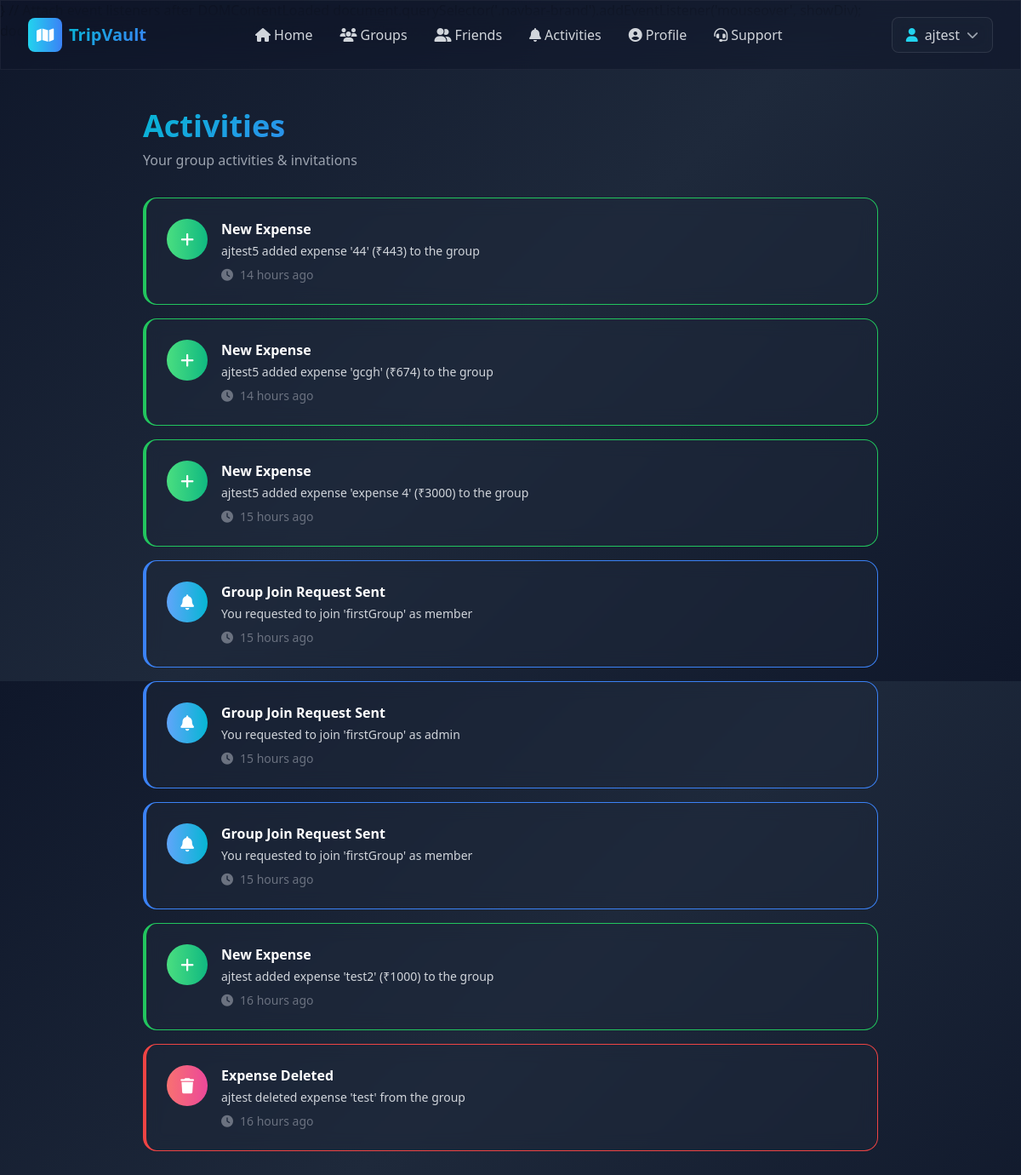
/user/notifications/ (signed in), run on the app's committed database.
### common/models.py (models this page shows, shortened)
class BaseModel(models.Model):
    created_at = models.DateTimeField(auto_now_add=True)
    updated_at = models.DateTimeField(auto_now=True)
    class Meta:
        abstract = True

class Notification(BaseModel):
    NOTIFICATION_TYPES = [
        ('expense_added', 'Expense Added'),
        ('expense_deleted', 'Expense Deleted'),
        ('group_request', 'Group Request'),
        ('other', 'Other'),
    ]
    user = models.ForeignKey('user.User', on_delete=models.CASCADE, related_name='notifications')
    title = models.CharField(max_length=100)
    message = models.TextField()
    notification_type = models.CharField(max_length=20, choices=NOTIFICATION_TYPES, default='other')
    metadata = models.JSONField(default=dict, blank=True)  # Store additional data like expense_id, etc.
    is_read = models.BooleanField(default=False)
    class Meta:
        ordering = ['-created_at']

### user/auth_views.py (the view, shortened to what this page needs)
# urls.py: path('notifications/', NotificationsView.as_view(), name='notifications'),
@method_decorator(login_required(login_url="/user/login/"), name="dispatch")
class NotificationsView(View):
    def get(self, request):
        user = request.user.user
        if not user:
            return redirect('login')
        from group_request import utils as group_request_utils
        from common.models import Notification
        Notification.objects.filter(user=user, is_read=False).update(is_read=True)
        pending_requests = group_request_utils.get_user_group_all_pending_request(user)
        from group_request import models as group_request_models
        group_request_models.UserGroupRequest.objects.filter(
            id__in=[req.id for req in pending_requests]
        ).update(is_seen=True)
        requests = []
        expense_notifications = Notification.objects.filter(user=user).select_related('user').order_by('-created_at')[:50]
        for notif in expense_notifications:
            r = {
                'id': notif.id,
                'title': notif.title,
                'message': notif.message,
                'notification_type': notif.notification_type,
                'time': common_utils.format_time_difference(notif.created_at),
                'type': 'activity',
                'is_read': notif.is_read,
                'created_at': notif.created_at,
            }
            requests.append(r)
        requests.sort(key=lambda x: x.get('created_at'), reverse=True)
        return render(request, "user/notifications.html", {"user": user, 'requests': requests})

### common/datetime_utils.py (called while the page is built)
def format_time_difference(created_at):
    now = datetime.now(timezone.utc)
    created_at_utc = created_at.astimezone(timezone.utc)
    difference = now - created_at_utc
    seconds = difference.total_seconds()
    minutes = seconds / 60
    hours = minutes / 60
    days = hours / 24
    if seconds < 60:
        return f"{_singular_or_plural(seconds, 'seconds')} ago"
    elif minutes < 60:
        return f"{_singular_or_plural(minutes, 'minutes')} ago"
    elif hours < 24:
        return f"{_singular_or_plural(hours, 'hours')} ago"
    else:
        return f"{_singular_or_plural(days, 'days')} ago"

def _singular_or_plural(count, unit):
    if int(count) == 1:
        return f"{int(count)} {unit[:-1]}"
    else:
        return f"{int(count)} {unit}"

### group_request/utils.py (called while the page is built)
def get_user_group_all_pending_request(user, unseen_only=False):
    qs = group_request_models.UserGroupRequest.objects.filter(
        receiver=user, status=constants.PENDING
    )
    if unseen_only:
        qs = qs.filter(is_seen=False)
    return list(qs.order_by('-created_at'))

### user/templatetags/custom_filters.py (called while the page is built)
@register.filter
def get_unread_activity_count(user):
    from group_request import utils as group_request_utils
    from common.models import Notification
    pending_count = group_request_utils.get_user_group_all_pending_request(user, unseen_only=True)
    unread_notifs = Notification.objects.filter(user=user, is_read=False).count()
    pending_count = len(pending_count)
    return pending_count + unread_notifs

### user/templates/user/notifications.html (shortened to what this page needs)
{% extends 'user/base.html' %}
{% load custom_filters %}
{% load static %}
{% block body %}
<div class="min-h-screen pt-20 pb-12">
    <div class="max-w-4xl mx-auto px-4">
        <div class="mb-8">
            <div class="flex items-center justify-between">
                <div>
                    <h1 class="text-4xl font-bold gradient-text mb-2">Activities</h1>
                    <p class="text-gray-400">Your group activities & invitations</p>
                </div>
            </div>
        </div>
        {% if requests %}
        <div class="space-y-4">
            {% for request in requests %}
                {% if request.type == 'group_request' %}
                <div id="notification_{{ request.id }}" class="glass rounded-3xl p-6 transition-all border border-cyan-500/20 hover:border-cyan-400/40 shadow-xl hover:shadow-2xl">
                    <div class="flex items-center justify-between mb-4">
                        <div class="flex items-center space-x-3">
                            <div class="w-11 h-11 bg-gradient-to-tr from-cyan-400 to-blue-500 rounded-xl flex items-center justify-center ring-1 ring-white/10">
                                <i class="fas fa-user-plus text-white"></i>
                            </div>
                            <div>
                                <h3 class="text-white font-extrabold tracking-wide">New Request</h3>
                                <p class="text-gray-400 text-sm">@{{ request.requested_by }}</p>
                            </div>
                        </div>
                    </div>
                    <div class="flex items-start justify-between gap-4">
                        <div class="flex items-start space-x-4 flex-1">
                            <div class="w-12 h-12 bg-gradient-to-tr from-cyan-400 to-blue-500 rounded-full flex items-center justify-center flex-shrink-0 ring-2 ring-white/10">
                                {% if request.sender_icon %}
                                    <img src="{{ request.sender_icon }}" alt="{{ request.requested_by }}" class="w-full h-full rounded-full object-cover">
                                {% else %}
                                    <i class="fas fa-user text-white text-lg"></i>
                                {% endif %}
                            </div>
                            <div class="flex-1">
                                <div class="flex items-center space-x-2 mb-1">
                                    <h3 class="text-white font-bold">{{ request.sender_name }}</h3>
                                    <span class="text-gray-500 text-sm hidden md:inline">@{{ request.requested_by }}</span>
                                </div>
                                <p class="text-gray-300 mb-2">
                                    wants to add you to
                                    <span class="text-cyan-300 font-semibold">{{ request.group_name }}</span>
                                    as
                                    <span class="px-2 py-1 rounded text-xs font-semibold {% if request.role == 'Admin' %}bg-red-500/20 text-red-400{% else %}bg-blue-500/20 text-blue-400{% endif %}">
                                        {{ request.role }}
                                    </span>
                                </p>
                                <div class="flex items-center space-x-2 text-sm text-gray-500">
                                    <i class="fas fa-clock"></i>
                                    <span>{{ request.time }}</span>
                                </div>
                            </div>
                        </div>
                        <div class="flex gap-3 flex-shrink-0">
                            <button
                                onclick="handleRequest('{{ request.id }}', '{{ request.sender_uid }}', '{{ request.group_id }}', 'accept')"
                                id="acceptBtn_{{ request.id }}"
                                class="px-6 py-3 rounded-xl text-white transition-all font-semibold flex items-center space-x-2 btn-gradient shadow-lg hover:shadow-xl">
                                <i class="fas fa-check"></i>
                                <span class="tracking-wide">Accept</span>
                            </button>
                            <button
                                onclick="handleRequest('{{ request.id }}', '{{ request.sender_uid }}', '{{ request.group_id }}', 'decline')"
                                id="declineBtn_{{ request.id }}"
                                class="px-6 py-3 rounded-xl bg-white/5 text-gray-200 hover:bg-white/10 transition-all font-semibold flex items-center space-x-2 border border-white/10">
                                <i class="fas fa-times"></i>
                                <span class="tracking-wide">Decline</span>
                            </button>
                        </div>
                    </div>
                </div>
                {% else %}
                <div id="notification_{{ request.id }}" class="glass rounded-2xl p-6 hover:bg-white/10 transition-all border-l-4 {% if request.notification_type == 'expense_added' %}border-green-500{% elif request.notification_type == 'expense_deleted' %}border-red-500{% else %}border-blue-500{% endif %}">
                    <div class="flex items-start justify-between gap-4">
                        <div class="flex items-start space-x-4 flex-1">
                            <div class="w-12 h-12 bg-gradient-to-r {% if request.notification_type == 'expense_added' %}from-green-400 to-emerald-500{% elif request.notification_type == 'expense_deleted' %}from-red-400 to-pink-500{% else %}from-blue-400 to-cyan-500{% endif %} rounded-full flex items-center justify-center flex-shrink-0">
                                {% if request.notification_type == 'expense_added' %}
                                    <i class="fas fa-plus text-white text-lg"></i>
                                {% elif request.notification_type == 'expense_deleted' %}
                                    <i class="fas fa-trash text-white text-lg"></i>
                                {% else %}
                                    <i class="fas fa-bell text-white text-lg"></i>
                                {% endif %}
                            </div>
                            <div class="flex-1">
                                <h3 class="text-white font-bold mb-1">{{ request.title }}</h3>
                                <p class="text-gray-300 text-sm mb-2">{{ request.message }}</p>
                                <div class="flex items-center space-x-2 text-sm text-gray-500">
                                    <i class="fas fa-clock"></i>
                                    <span>{{ request.time }}</span>
                                </div>
                            </div>
                        </div>
                    </div>
                </div>
                {% endif %}
            {% endfor %}
        </div>
        {% endif %}
    </div>
</div>
{% endblock body %}

### user/templates/user/base.html (shortened to what this page needs)
<!DOCTYPE html>
{% load static %}
<html lang="en">
<head>
    <script src="https://cdn.tailwindcss.com"></script>
    <link rel="stylesheet" href="https://cdnjs.cloudflare.com/ajax/libs/font-awesome/6.4.0/css/all.min.css">
</head>
<body>
    {% include 'common/navbar.html' %}
    {% block body %}{% endblock body %}
</body>
</html>

### common/templates/common/navbar.html (shortened to what this page needs)
{% load static %}
<nav class="fixed top-0 w-full z-50 glass-dark">
    <div class="max-w-7xl mx-auto px-4 sm:px-6 lg:px-8">
        <div class="flex justify-between items-center h-20">
            <div class="flex items-center space-x-2">
                <a href="{% url 'home' %}" class="flex items-center space-x-2 group">
                    <div class="w-10 h-10 bg-gradient-to-r from-cyan-400 to-blue-500 rounded-lg flex items-center justify-center transform group-hover:scale-110 transition-transform">
                        <i class="fas fa-map text-white text-lg"></i>
                    </div>
                    <span class="text-xl font-bold gradient-text hidden sm:inline">TripVault</span>
                </a>
            </div>
            <div class="hidden md:flex items-center space-x-8">
                <a href="{% url 'home' %}" class="text-gray-300 hover:text-cyan-400 transition-colors duration-300 flex items-center space-x-1">
                    <i class="fas fa-home"></i>
                    <span>Home</span>
                </a>
                {% if request.user.is_authenticated %}
                <a href="{% url 'group' %}" class="text-gray-300 hover:text-cyan-400 transition-colors duration-300 flex items-center space-x-1">
                    <i class="fas fa-users"></i>
                    <span>Groups</span>
                </a>
                <a href="{% url 'friends' %}" class="text-gray-300 hover:text-cyan-400 transition-colors duration-300 flex items-center space-x-1">
                    <i class="fas fa-user-friends"></i>
                    <span>Friends</span>
                </a>
                <a href="{% url 'notifications' %}" class="text-gray-300 hover:text-cyan-400 transition-colors duration-300 flex items-center space-x-1 relative">
                    <i class="fas fa-bell"></i>
                    <span>Activities</span>
                    {% if request.user.user %}
                        {% load custom_filters %}
                    {% endif %}
                </a>
                <a href="{% url 'userprofile' %}" class="text-gray-300 hover:text-cyan-400 transition-colors duration-300 flex items-center space-x-1">
                    <i class="fas fa-user-circle"></i>
                    <span>Profile</span>
                </a>
                {% endif %}
                <a href="{% url 'support' %}" class="text-gray-300 hover:text-cyan-400 transition-colors duration-300 flex items-center space-x-1">
                    <i class="fas fa-headset"></i>
                    <span>Support</span>
                </a>
            </div>
            <div class="flex items-center space-x-4">
                {% if request.user.is_authenticated %}
                <div class="relative group">
                    <button class="flex items-center space-x-2 px-4 py-2 rounded-lg glass hover:bg-opacity-80 transition-all">
                        <i class="fas fa-user text-cyan-400"></i>
                        <span class="text-gray-300 hidden sm:inline">{{ request.user.username }}</span>
                        <i class="fas fa-chevron-down text-gray-400 text-sm"></i>
                    </button>
                </div>
                {% endif %}
            </div>
        </div>
            {% if request.user.is_authenticated %}
                {% if request.user.user %}
                    {% load custom_filters %}
                {% endif %}
            {% else %}
            <a href="{% url 'login' %}" class="block px-4 py-2 text-gray-300 hover:text-cyan-400 hover:bg-white/5 rounded">Login</a>
            <a href="{% url 'customerregistration' %}" class="block px-4 py-2 text-cyan-400 hover:text-cyan-300">Register</a>
            {% endif %}
    </div>
</nav>
  }
  // Attach event listeners after DOMContentLoaded
  document.querySelector('.navbar-brand').addEventListener('mouseover', showDiv);
  document.querySelector('.navbar-brand').addEventListener('mouseout', hideDiv);

### user/templates/user/base.html (style rules this page uses)
* { margin: 0; padding: 0; box-sizing: border-box; }
html { scroll-behavior: smooth; }
body { background: linear-gradient(135deg, #0f172a 0%, #1e293b 50%, #0f172a 100%); min-height: 100vh; font-family: 'Segoe UI', Tahoma, Geneva, Verdana, sans-serif; }
.glass { background: rgba(30, 41, 59, 0.5); backdrop-filter: blur(10px); border: 1px solid rgba(255, 255, 255, 0.1); }
.glass-dark { background: rgba(15, 23, 42, 0.6); backdrop-filter: blur(20px); border: 1px solid rgba(255, 255, 255, 0.05); }
.gradient-text { background: linear-gradient(135deg, #06b6d4 0%, #3b82f6 100%); -webkit-background-clip: text; -webkit-text-fill-color: transparent; background-clip: text; }
a, button { transition: all 0.3s ease; }

### data on the page
Notification: notification_type "expense_added" (drawn), title "New Expense", message "ajtest5 added expense '44' (₹443) to the group"
Notification: notification_type "expense_added" (drawn), title "New Expense", message "ajtest5 added expense 'gcgh' (₹674) to the group"
Notification: notification_type "expense_added" (drawn), title "New Expense", message "ajtest5 added expense 'expense 4' (₹3000) to the group"
Notification: notification_type "other" (drawn), title "Group Join Request Sent", message "You requested to join 'firstGroup' as member"
Notification: notification_type "other" (drawn), title "Group Join Request Sent", message "You requested to join 'firstGroup' as admin"
Notification: notification_type "other" (drawn), title "Group Join Request Sent", message "You requested to join 'firstGroup' as member"
Notification: notification_type "expense_added" (drawn), title "New Expense", message "ajtest added expense 'test2' (₹1000) to the group"
Notification: notification_type "expense_deleted" (drawn), title "Expense Deleted", message "ajtest deleted expense 'test' from the group"

### other printed values
{{ request.user.username }} "ajtest"
{{ request.time }} "14 hours ago" "14 hours ago" "15 hours ago" "15 hours ago" "15 hours ago" "15 hours ago" "16 hours ago" "16 hours ago"
